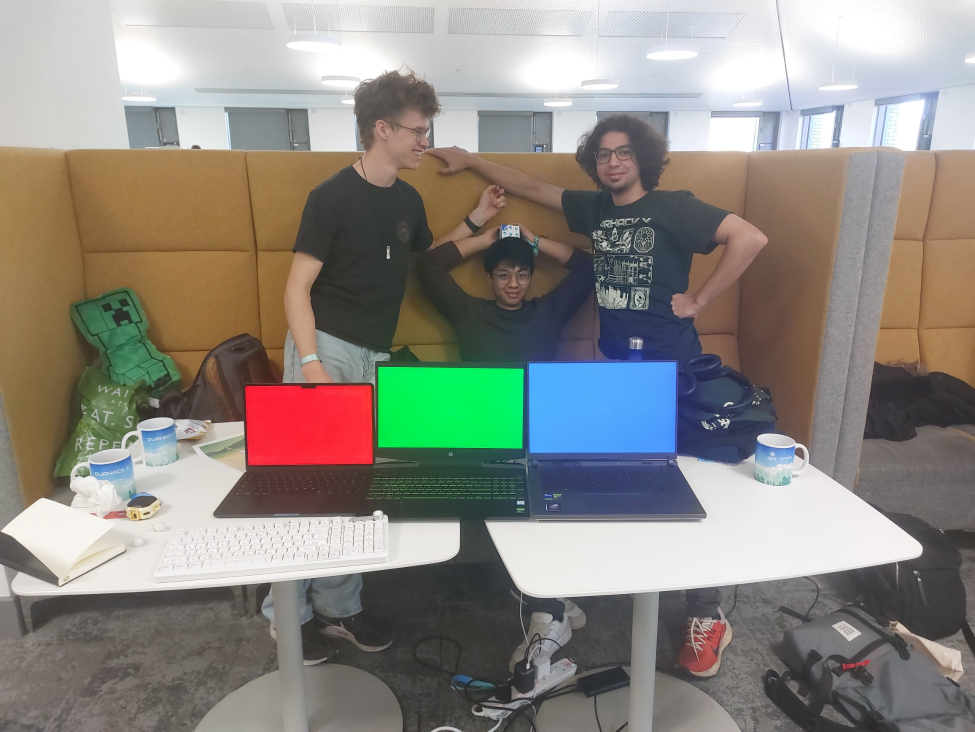
#> input picture Coord/real.jpg, 1950 x 1463 px, found by its file name (shown at 1/2 size)
$ python find2.py
#> lines starting #> are read from the running program, lines starting #| are printed output that depends on the picture; after the words box and inside, x2 and y2 are one past the last pixel; in counts of white or black regions, pixels touching at a corner belong together
### Coord/ransac.py

import numpy as np
from random import randint

MAX_TRIALS = 100           # Number of iterations
RESIDUAL_THRESHOLD = 0.85  # Threshold to determine inliers


# [65 lines left out: functions fit, fit2, _fit_line, not called in this run]

def stupid_fit(x, y):
    mlist = np.zeros(250)
    clist = np.zeros(250)
    for i in range(250):
        r1 = randint(0, x.shape[0]-1)
        r2 = randint(0, x.shape[0]-1)
        while r1 == r2:
            r2 = randint(0, x.shape[0]-1)
        x1 = x[r1]
        x2 = x[r2]
        y1 = y[r1]
        y2 = y[r2]
        if x1 == x2:
            return ('x', x1)
        if y1 == y2:
            return ('y', y1)
        # [4 lines of commented-out code are left out]

    values, counts = np.unique(x, return_counts=True)
    median = values[np.argmax(counts)]
    mean = np.average(x)
    moverall = np.average((mean, median))
    values, counts = np.unique(y, return_counts=True)
    median = values[np.argmax(counts)]
    mean = np.average(y)
    coverall = np.average((mean, median))

    IQR = np.nanpercentile(x, 75) - np.nanpercentile(x, 25)
    IQRy = np.nanpercentile(y, 75) - np.nanpercentile(y, 25)
    if IQRy > IQR:
        return ('x', moverall)
    return ('y', coverall)

# [9 lines left out: function calculate_residuals, not called in this run]

### Coord/find2.py
import cv2
import numpy as np
import matplotlib.pyplot as plt
from .ransac import fit2, _fit_line, stupid_fit

# Read image from file path
image_path = "Coord/real.jpg"  # Change this to your image path
image = cv2.imread(image_path)
#> image is the input picture: shape (1463, 1950, 3); mean B, G, R 129.2, 136.1, 139.4

# Convert to NumPy array (cv2.imread already returns a NumPy array)
image_array = np.array(image)

matrix_size = 47
n = 50
h, w, _ = image_array.shape
#> h = 1463; w = 1950

new_img = np.zeros_like(image_array)
def leeway_w(a, b):
    return int(min(max(0, a + b), w-1))
def leeway_h(a, b):
    return int(min(max(0, a + b), h-1))


def getcorners(colour):
#> called with colour = 2
    meanx = 0
    meany = 0
    counter = 0

    for y in range(0, h, n):
        for x in range(0, w, n):
            # print(2*np.average(image_array[leeway_h(y, -n*0.5):leeway_h(y+n, n*0.5), leeway_w(x, -n*0.5):leeway_w(x+n, n*0.5),colour]), np.average(image_array[leeway_h(y, -n*0.5):leeway_h(y+n, n*0.5), leeway_w(x, -n*0.5):leeway_w(x+n, n*0.5),colour]) + np.average(image_array[leeway_h(y, -n*0.5):leeway_h(y+n, n*0.5), leeway_w(x, -n*0.5):leeway_w(x+n, n*0.5),colour]))
            if 0.7*np.average(image_array[leeway_h(y, -n*0.5):leeway_h(y+n, n*0.5), leeway_w(x, -n*0.5):leeway_w(x+n, n*0.5),colour]) > np.average(image_array[leeway_h(y, -n*0.5):leeway_h(y+n, n*0.5), leeway_w(x, -n*0.5):leeway_w(x+n, n*0.5),(colour + 2) % 3]) + np.average(image_array[leeway_h(y, -n*0.5):leeway_h(y+n, n*0.5), leeway_w(x, -n*0.5):leeway_w(x+n, n*0.5),(colour + 1) % 3]) :
                new_img[leeway_h(y, -n*0.5):leeway_h(y+n, n*0.5), leeway_w(x, -n*0.5):leeway_w(x+n, n*0.5)] = image_array[leeway_h(y, -n*0.5):leeway_h(y+n, n*0.5), leeway_w(x, -n*0.5):leeway_w(x+n, n*0.5)]
                meanx += x + n/2
                meany += y + n/2
                counter += 1
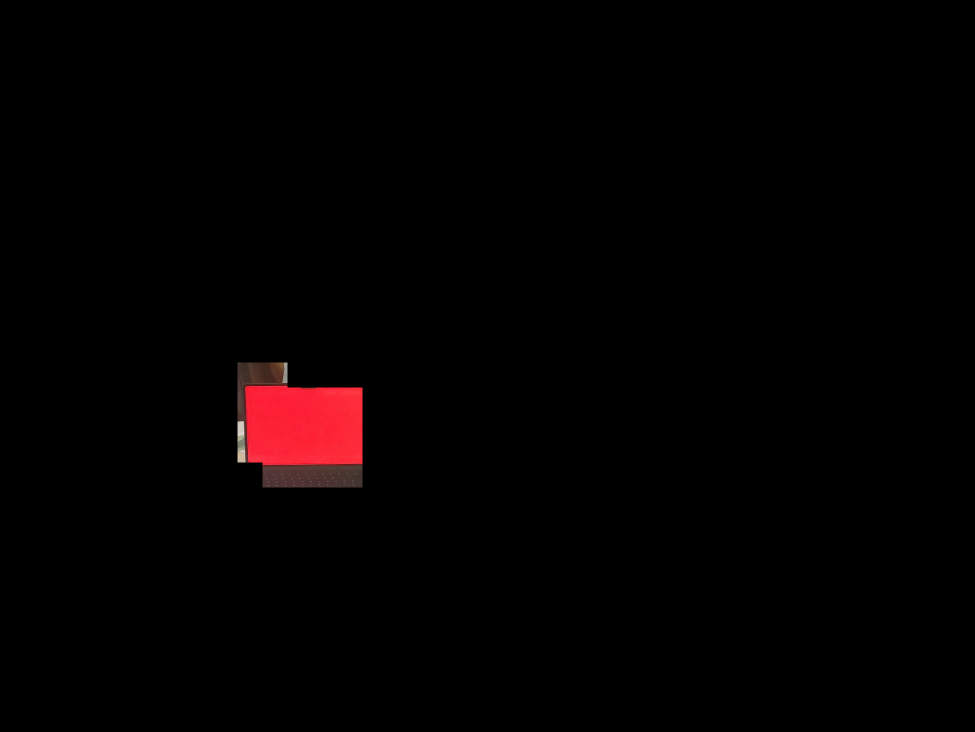
#> new_img: shape (1463, 1950, 3) (shown at 1/2 size); mean B, G, R 1, 0.8, 3.7
#> after the loop, counter = 12; meanx = 7200; meany = 10350
    if counter == 0:
        return 0
    # [9 lines of commented-out code are left out]
    edges = [[] for i in range(4)]
#> edges = [[], [], [], []]
    meanx, meany = int(meanx/counter), int(meany/counter)
#> meanx = 600; meany = 862

    for i in range(6):
        y = n + meany - int(i * n / 3)
        x = meanx
        while x >= 0:
            if np.average(image_array[leeway_h(y, -n*0.5):leeway_h(y+n, n*0.5), x, colour]) <  np.average(image_array[leeway_h(y, -n*0.5):leeway_h(y+n, n*0.5), x,(colour + 1) % 3]) + np.average(image_array[leeway_h(y, -n*0.5):leeway_h(y+n, n*0.5), x,(colour + 2) % 3]):
                edges[0].append(((x, y)))
                break
            x -= 1
#> this loop made 6 passes
#> y on passes 1 to 6: 912, 896, 879, 862, 846, 829

    for i in range(6):
        y = n + meany - int(i * n / 3)
        x = meanx
        while x < w:
            if np.average(image_array[leeway_h(y, -n*0.5):leeway_h(y+n, n*0.5), x, colour]) <  np.average(image_array[leeway_h(y, -n*0.5):leeway_h(y+n, n*0.5), x,(colour + 1) % 3]) + np.average(image_array[leeway_h(y, -n*0.5):leeway_h(y+n, n*0.5), x,(colour + 2) % 3]):
                edges[1].append(((x, y)))
                break
            x += 1

    for i in range(6):
        y = meany
        x = n + meanx - int(i * n / 3)
        while y >= 0:
            if np.average(image_array[y, leeway_w(x, -n*0.5):leeway_w(x+n, n*0.5), colour]) <  np.average(image_array[y, leeway_w(x, -n*0.5):leeway_w(x+n, n*0.5),(colour + 1) % 3]) + np.average(image_array[y, leeway_w(x, -n*0.5):leeway_w(x+n, n*0.5),(colour + 2) % 3]):
                edges[2].append(((x, y)))
                break
            y -= 1
#> this loop made 6 passes
#> x on passes 1 to 6: 650, 634, 617, 600, 584, 567

    for i in range(6):
        y = meany
        x = n + meanx - int(i * n / 3)
        while y < h:
            if np.average(image_array[y, leeway_w(x, -n*0.5):leeway_w(x+n, n*0.5), colour]) <  np.average(image_array[y, leeway_w(x, -n*0.5):leeway_w(x+n, n*0.5),(colour + 1) % 3]) + np.average(image_array[y, leeway_w(x, -n*0.5):leeway_w(x+n, n*0.5),(colour + 2) % 3]):
                edges[3].append(((x, y)))
                break
            y += 1
    for i in edges:
        for p in i:
            cv2.circle(image_array, p, radius=20, color=(255, 255, 255), thickness=3)
#> image_array: shape (1463, 1950, 3); 0.44% of pixels changed, all inside (x1, y1, x2, y2) = (468, 745, 769, 954)
    coefficients = []
    edges2 = []

    edges2.append(edges[1])
    edges2.append(edges[3])
    edges2.append(edges[0])
    edges2.append(edges[2])
    temp = np.array(edges2)

    for m in range(4):
        # best_model = fit2(temp[m,:,0], temp[m,:,1], 'y') if m % 2 == 0 else  fit2(temp[m,:,0], temp[m,:,1], 'x')
        best_model = stupid_fit(temp[m,:,0], temp[m,:,1], )
        coefficients.append(best_model)

    for i in range(4):
        if coefficients[i][0] == 'x':
            cv2.line(image_array, (int(coefficients[i][1]), 0), (int(coefficients[i][1]), h), color=(255, 255, 255), thickness=3)
        if coefficients[i][0] == 'y':
            cv2.line(image_array, (0, int(coefficients[i][1])), (w, int(coefficients[i][1])), color=(255, 255, 255), thickness=3)
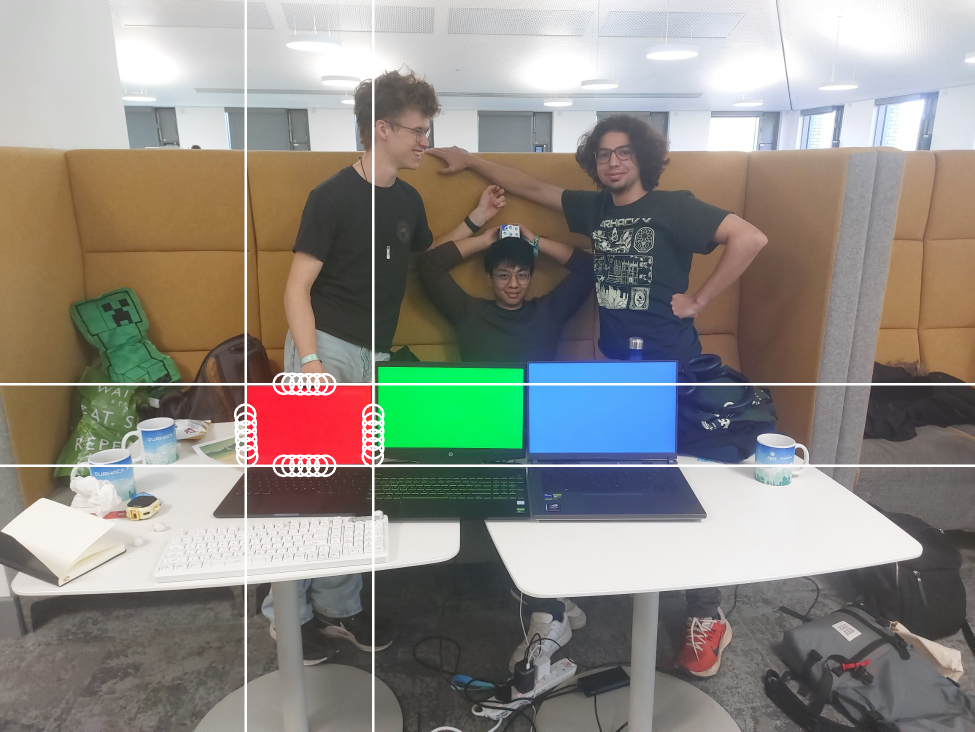
#> image_array: shape (1463, 1950, 3) (shown at 1/2 size); mean B, G, R 131.6, 138.4, 141.4

    x_vals = [c for s, c in coefficients if s == 'x']
#> x_vals = [746, 491]
    y_vals = [c for s, c in coefficients if s == 'y']
#> y_vals = [931, 768]

    coords = [[int(x), int(y)] for x in x_vals for y in y_vals]
#> coords = [[746, 931], [746, 768], [491, 931], [491, 768]]
    return coords
red = sorted(getcorners(2))
#> red = [[491, 768], [491, 931], [746, 768], [746, 931]]
green = getcorners(1)
#> call 2 of getcorners, with colour = 1
#> after the loop in getcorners (call 2), `for y in range(0, h, n):`:
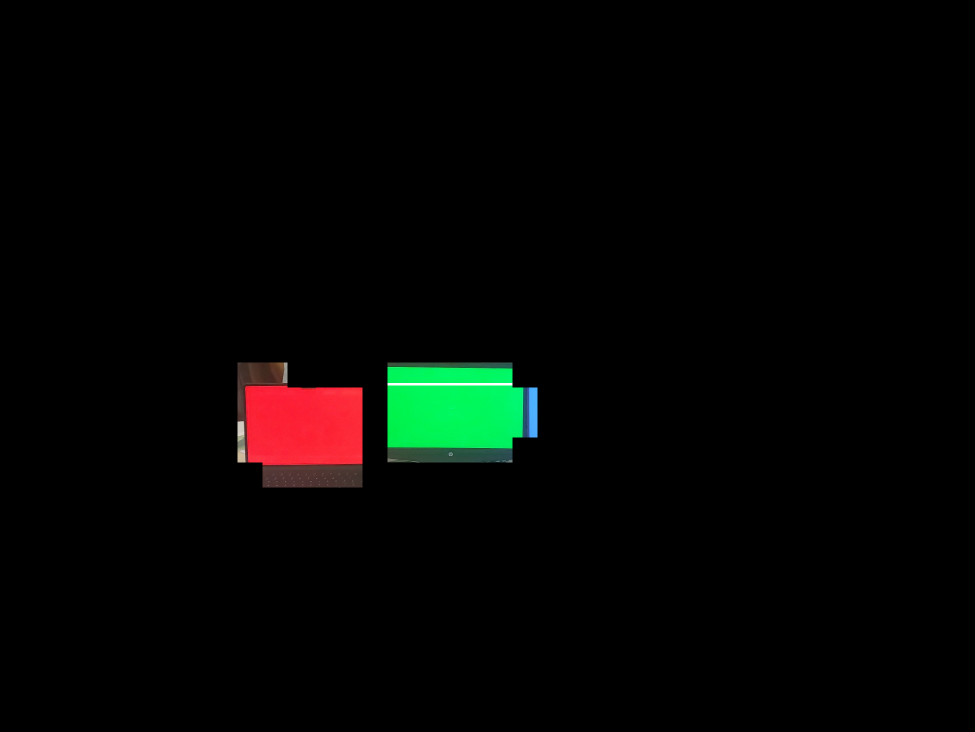
#> new_img: shape (1463, 1950, 3) (shown at 1/2 size); 1.93% of pixels changed, all inside (x1, y1, x2, y2) = (775, 725, 1075, 925)
#> after the loop in getcorners (call 2), `for y in range(0, h, n):`: counter = 13; meanx = 11825; meany = 10725
#> in getcorners (call 2), `meanx, meany = int(meanx/counter), int(meany/counter)`: meanx = 909; meany = 825
#> the loop in getcorners (call 2), `for i in range(6):` made 6 passes
#> the loop in getcorners (call 2), `for i in range(6):` made 6 passes
#> the loop in getcorners (call 2), `for i in edges:` made 4 passes
#> after the loop in getcorners (call 2), `for i in edges:`:
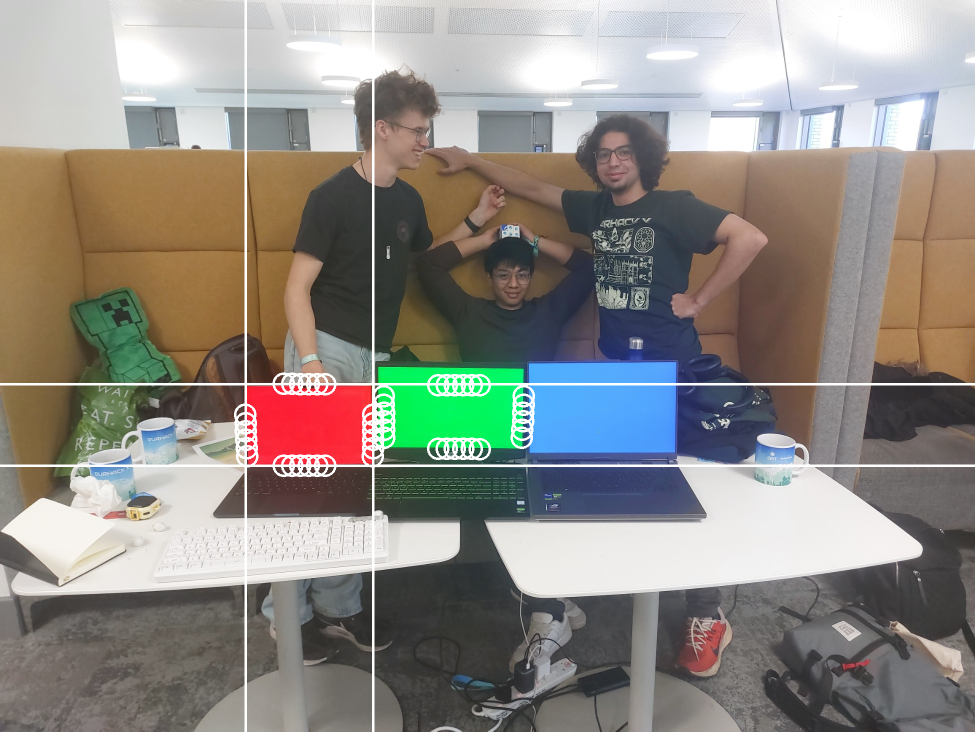
#> image_array: shape (1463, 1950, 3) (shown at 1/2 size); 0.4% of pixels changed, all inside (x1, y1, x2, y2) = (749, 748, 1070, 921)
#> the loop in getcorners (call 2), `for m in range(4): # best_model = fit2(temp[m,:,0], temp[m,:,1], 'y') ..` made 4 passes
#> best_model on passes 1 to 4: ('x', 1047), ('y', 897), ('x', 768), ('y', 770)
#> after the loop in getcorners (call 2), `for m in range(4):`: coefficients = [('x', 1047), ('y', 897), ('x', 768), ('y', 770)]
#> after the loop in getcorners (call 2), `for i in range(4):`:
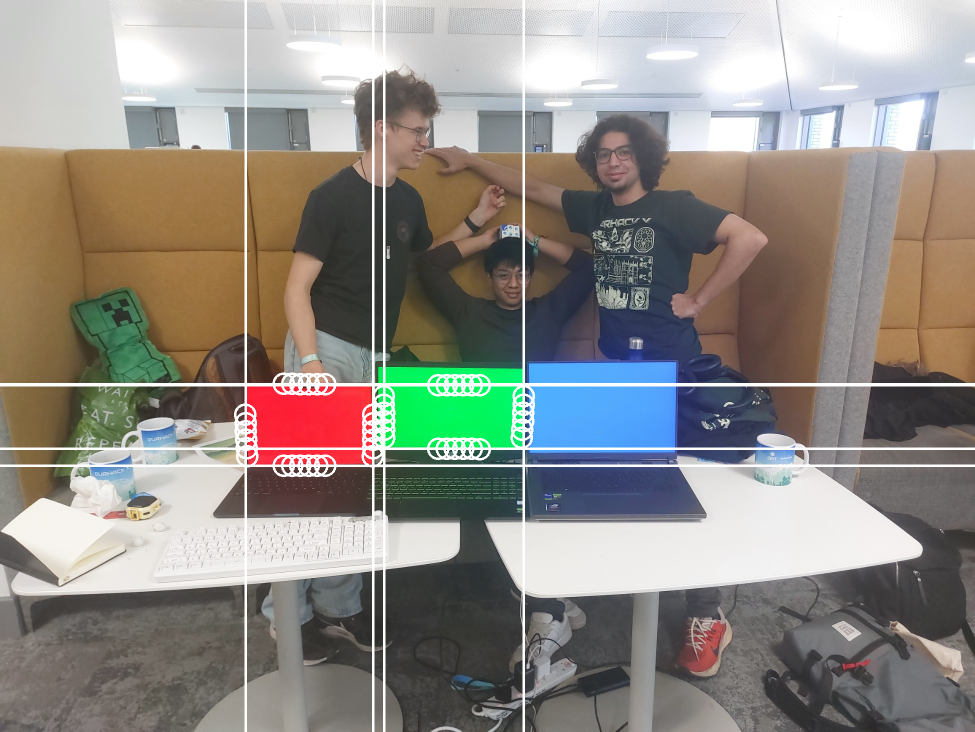
#> image_array: shape (1463, 1950, 3) (shown at 1/2 size); 0.92% of pixels changed, all inside (x1, y1, x2, y2) = (0, 0, 1950, 1463)
#> in getcorners (call 2), `x_vals = [c for s, c in coefficients if s == 'x']`: x_vals = [1047, 768]
#> in getcorners (call 2), `y_vals = [c for s, c in coefficients if s == 'y']`: y_vals = [897, 770]
#> in getcorners (call 2), `coords = [[int(x), int(y)] for x in x_vals for y in y_vals]`: coords = [[1047, 897], [1047, 770], [768, 897], [768, 770]]
#> green = [[1047, 897], [1047, 770], [768, 897], [768, 770]]
blue = getcorners(0)
#> blue = 0
origin = red[0]
#> origin = [491, 768]
res = -1536 / (green[3][0] - green[0][0])
#> res = 5.51

if red:
    red.sort()
    if len(red) > 1:
        # draw polyline through the red points and close the loop
        pts = [ (int(x), int(y)) for x,y in red ]
#> pts = [(491, 768), (491, 931), (746, 768), (746, 931)]
        for i in range(len(pts)):
            p1 = pts[i]
            p2 = pts[(i+1) % len(pts)]
            cv2.line(image_array, p1, p2, color=(0,0,255), thickness=2)
#> this loop made 4 passes
#> (p1, p2) on passes 1 to 4: ((491, 768), (491, 931)), ((491, 931), (746, 768)), ((746, 768), (746, 931)), ((746, 931), (491, 768))
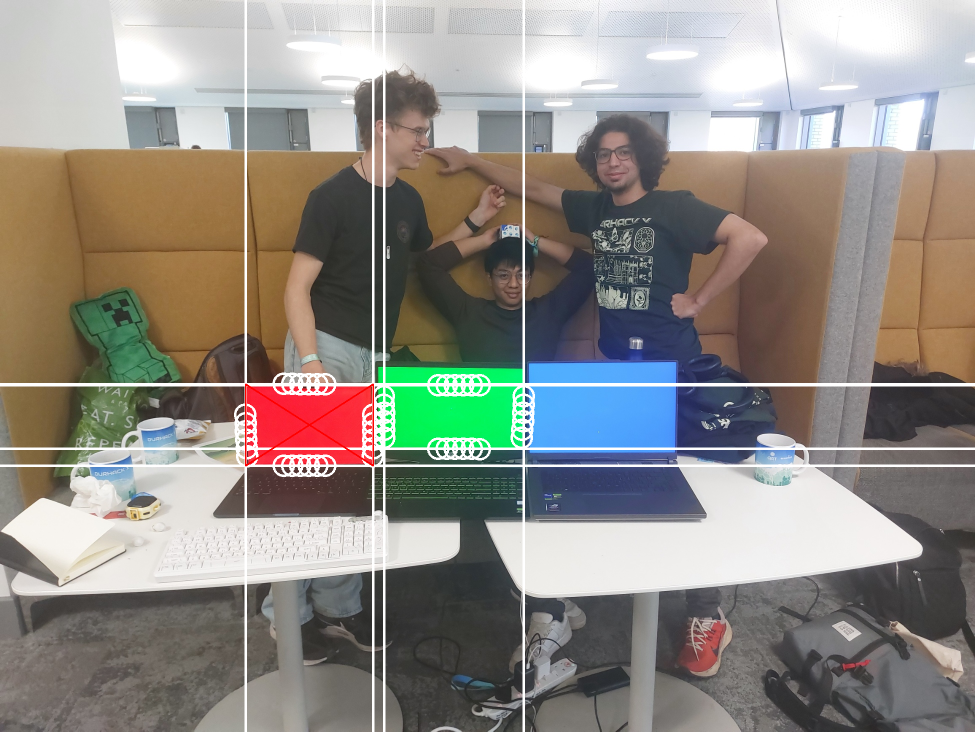
#> image_array: shape (1463, 1950, 3) (shown at 1/2 size); 0.1% of pixels changed, all inside (x1, y1, x2, y2) = (490, 767, 748, 933)
    for i in range(len(red)):
        red[i] = ((red[i][0] - origin[0]) *res, (red[i][1] - origin[1])*res)
#> this loop made 4 passes
#> after the loop, red = [(0, 0), (0, 897.4), (1403.9, 0), (1403.9, 897.4)]


if green:
    green.sort()
    # [7 lines of commented-out code are left out]
    for i in range(len(green)):
        green[i] = ((green[i][0] - origin[0])*res, (green[i][1] - origin[1])*res)
#> after the loop, green = [(1525, 11.01), (1525, 710.2), (3061, 11.01), (3061, 710.2)]

if blue:
    blue.sort()
    for i in range(len(blue)):
        blue[i] = ((blue[i][0] - origin[0])*res, (blue[i][1] - origin[1])*res)

def coords():
    return {
        'red': red,
        'green': green,
        'blue': blue,
    }

# print(coords())
